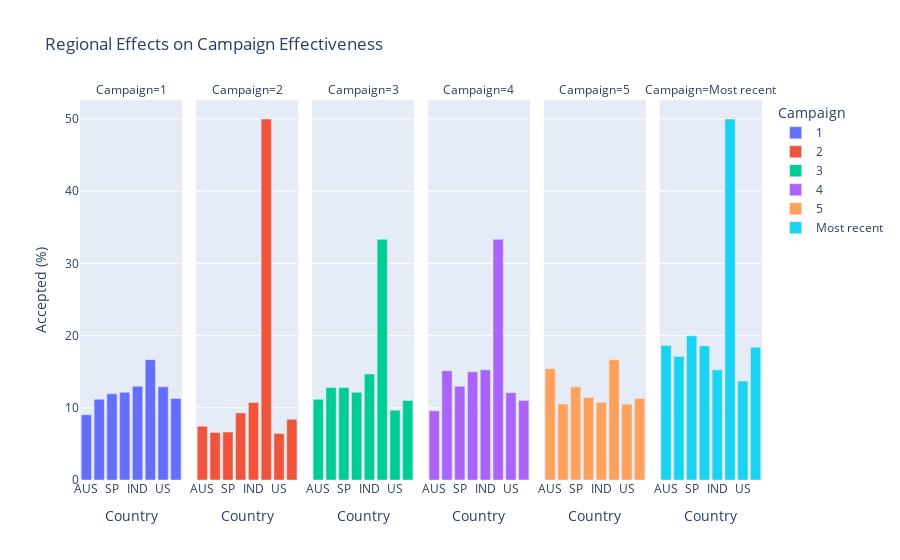

The cell this chart's notebook holds for it:
### Code cell
# Merging original country codes into dataset
countries = data[['Country', 'Country_code']].drop_duplicates().reset_index(drop=True)
df_cam2 = df_cam.merge(countries, how='left', on='Country_code')
df_cam2.head()

# Graphing results
fig3 = px.bar(df_cam2, x='Country', y='Accepted (%)', facet_col='Campaign', color = 'Campaign',
title='Regional Effects on Campaign Effectiveness')
fig3

### Figure 1 — Plotly figure (JSON) as saved in the notebook; plotly's stock layout.template omitted (floating-point values rounded to 4 significant figures)
{"data": [{"alignmentgroup": "True", "hovertemplate": "Campaign=1<br>Country=%{x}<br>Accepted (%)=%{y}<extra></extra>", "legendgroup": "1", "marker": {"color": "#636efa", "pattern": {"shape": ""}}, "name": "1", "offsetgroup": "1", "orientation": "v", "showlegend": true, "textposition": "auto", "type": "bar", "x": ["AUS", "CA", "SP", "GER", "IND", "ME", "US", "SA"], "xaxis": "x", "y": [9.043, 11.18, 11.93, 12.14, 12.99, 16.67, 12.9, 11.29], "yaxis": "y"}, {"alignmentgroup": "True", "hovertemplate": "Campaign=2<br>Country=%{x}<br>Accepted (%)=%{y}<extra></extra>", "legendgroup": "2", "marker": {"color": "#EF553B", "pattern": {"shape": ""}}, "name": "2", "offsetgroup": "2", "orientation": "v", "showlegend": true, "textposition": "auto", "type": "bar", "x": ["AUS", "CA", "SP", "GER", "IND", "ME", "US", "SA"], "xaxis": "x2", "y": [7.447, 6.579, 6.656, 9.286, 10.73, 50, 6.452, 8.399], "yaxis": "y2"}, {"alignmentgroup": "True", "hovertemplate": "Campaign=3<br>Country=%{x}<br>Accepted (%)=%{y}<extra></extra>", "legendgroup": "3", "marker": {"color": "#00cc96", "pattern": {"shape": ""}}, "name": "3", "offsetgroup": "3", "orientation": "v", "showlegend": true, "textposition": "auto", "type": "bar", "x": ["AUS", "CA", "SP", "GER", "IND", "ME", "US", "SA"], "xaxis": "x3", "y": [11.17, 12.83, 12.82, 12.14, 14.69, 33.33, 9.677, 11.02], "yaxis": "y3"}, {"alignmentgroup": "True", "hovertemplate": "Campaign=4<br>Country=%{x}<br>Accepted (%)=%{y}<extra></extra>", "legendgroup": "4", "marker": {"color": "#ab63fa", "pattern": {"shape": ""}}, "name": "4", "offsetgroup": "4", "orientation": "v", "showlegend": true, "textposition": "auto", "type": "bar", "x": ["AUS", "CA", "SP", "GER", "IND", "ME", "US", "SA"], "xaxis": "x4", "y": [9.574, 15.13, 12.99, 15, 15.25, 33.33, 12.1, 11.02], "yaxis": "y4"}, {"alignmentgroup": "True", "hovertemplate": "Campaign=5<br>Country=%{x}<br>Accepted (%)=%{y}<extra></extra>", "legendgroup": "5", "marker": {"color": "#FFA15A", "pattern": {"shape": ""}}, "name": "5", "offsetgroup": "5", "orientation": "v", "showlegend": true, "textposition": "auto", "type": "bar", "x": ["AUS", "CA", "SP", "GER", "IND", "ME", "US", "SA"], "xaxis": "x5", "y": [15.43, 10.53, 12.91, 11.43, 10.73, 16.67, 10.48, 11.29], "yaxis": "y5"}, {"alignmentgroup": "True", "hovertemplate": "Campaign=Most recent<br>Country=%{x}<br>Accepted (%)=%{y}<extra></extra>", "legendgroup": "Most recent", "marker": {"color": "#19d3f3", "pattern": {"shape": ""}}, "name": "Most recent", "offsetgroup": "Most recent", "orientation": "v", "showlegend": true, "textposition": "auto", "type": "bar", "x": ["AUS", "CA", "SP", "GER", "IND", "ME", "US", "SA"], "xaxis": "x6", "y": [18.62, 17.11, 19.97, 18.57, 15.25, 50, 13.71, 18.37], "yaxis": "y6"}], "layout": {"annotations": [{"font": {}, "showarrow": false, "text": "Campaign=1", "x": 0.075, "xanchor": "center", "xref": "paper", "y": 1, "yanchor": "bottom", "yref": "paper"}, {"font": {}, "showarrow": false, "text": "Campaign=2", "x": 0.245, "xanchor": "center", "xref": "paper", "y": 1, "yanchor": "bottom", "yref": "paper"}, {"font": {}, "showarrow": false, "text": "Campaign=3", "x": 0.415, "xanchor": "center", "xref": "paper", "y": 1, "yanchor": "bottom", "yref": "paper"}, {"font": {}, "showarrow": false, "text": "Campaign=4", "x": 0.585, "xanchor": "center", "xref": "paper", "y": 1, "yanchor": "bottom", "yref": "paper"}, {"font": {}, "showarrow": false, "text": "Campaign=5", "x": 0.755, "xanchor": "center", "xref": "paper", "y": 1, "yanchor": "bottom", "yref": "paper"}, {"font": {}, "showarrow": false, "text": "Campaign=Most recent", "x": 0.925, "xanchor": "center", "xref": "paper", "y": 1, "yanchor": "bottom", "yref": "paper"}], "barmode": "relative", "legend": {"title": {"text": "Campaign"}, "tracegroupgap": 0}, "title": {"text": "Regional Effects on Campaign Effectiveness"}, "xaxis": {"anchor": "y", "domain": [0, 0.15], "title": {"text": "Country"}}, "xaxis2": {"anchor": "y2", "domain": [0.17, 0.32], "matches": "x", "title": {"text": "Country"}}, "xaxis3": {"anchor": "y3", "domain": [0.34, 0.49], "matches": "x", "title": {"text": "Country"}}, "xaxis4": {"anchor": "y4", "domain": [0.51, 0.66], "matches": "x", "title": {"text": "Country"}}, "xaxis5": {"anchor": "y5", "domain": [0.68, 0.83], "matches": "x", "title": {"text": "Country"}}, "xaxis6": {"anchor": "y6", "domain": [0.85, 1], "matches": "x", "title": {"text": "Country"}}, "yaxis": {"anchor": "x", "domain": [0, 1], "title": {"text": "Accepted (%)"}}, "yaxis2": {"anchor": "x2", "domain": [0, 1], "matches": "y", "showticklabels": false}, "yaxis3": {"anchor": "x3", "domain": [0, 1], "matches": "y", "showticklabels": false}, "yaxis4": {"anchor": "x4", "domain": [0, 1], "matches": "y", "showticklabels": false}, "yaxis5": {"anchor": "x5", "domain": [0, 1], "matches": "y", "showticklabels": false}, "yaxis6": {"anchor": "x6", "domain": [0, 1], "matches": "y", "showticklabels": false}}}
